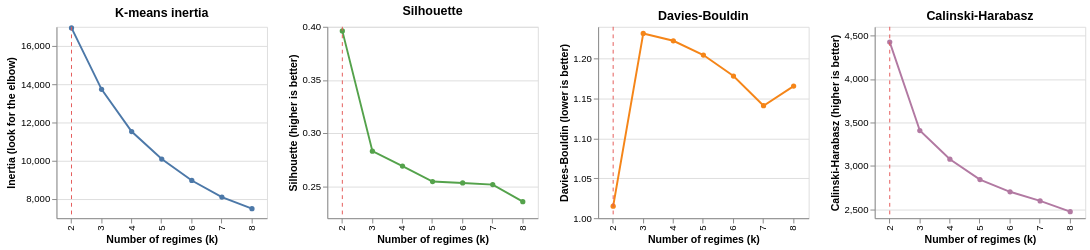

Here is the notebook cell this chart was saved with:
### Markdown cell above
## 8. Choice of k

Clustering uses the latent vector plus the daily price level (mean and standard deviation, z-scored on training days), because the scalograms only carry the intraday shape. It is fitted on the training days only and then assigns every day. Regimes are numbered by ascending mean real price, so regime 0 is always the cheapest and labels are comparable across models.

The table is the same for every k in `k_values`, so it is computed once. For each k on the training days it shows the inertia (k-means, look for the elbow) or the BIC (GMM, lower is better), silhouette (higher is better), Davies-Bouldin (lower is better) and Calinski-Harabasz (higher is better). These only measure separation. Persistence and the regime profiles are in section 10.

### Code cell
selection = select_k(features, train_idx, config["clustering"], config["k_range"], config["seed"])
selection_table = exp.selection_table(selection)
print(selection_table)
save_all(run_dirs, exp.save_table, "k_selection", selection_table, show=False)
selection_chart(selection, config["k_values"][0])

### Figure 1 — Vega specification as saved in the notebook (floating-point values rounded to 4 significant figures)
{"$schema": "https://vega.github.io/schema/vega/v5.json", "data": [{"name": "source_0", "values": [{"inertia": 16940.0, "k": 2}, {"inertia": 13730.0, "k": 3}, {"inertia": 11530.0, "k": 4}, {"inertia": 10090.0, "k": 5}, {"inertia": 8971.0, "k": 6}, {"inertia": 8102.0, "k": 7}, {"inertia": 7495.0, "k": 8}]}, {"name": "source_1", "values": [{"k": 2}]}, {"name": "source_2", "values": [{"k": 2, "silhouette": 0.3962}, {"k": 3, "silhouette": 0.283}, {"k": 4, "silhouette": 0.269}, {"k": 5, "silhouette": 0.2545}, {"k": 6, "silhouette": 0.2532}, {"k": 7, "silhouette": 0.2516}, {"k": 8, "silhouette": 0.2356}]}, {"name": "source_3", "values": [{"k": 2}]}, {"name": "source_4", "values": [{"davies_bouldin": 1.015, "k": 2}, {"davies_bouldin": 1.232, "k": 3}, {"davies_bouldin": 1.222, "k": 4}, {"davies_bouldin": 1.205, "k": 5}, {"davies_bouldin": 1.178, "k": 6}, {"davies_bouldin": 1.141, "k": 7}, {"davies_bouldin": 1.166, "k": 8}]}, {"name": "source_5", "values": [{"k": 2}]}, {"name": "source_6", "values": [{"calinski_harabasz": 4424.0, "k": 2}, {"calinski_harabasz": 3408.0, "k": 3}, {"calinski_harabasz": 3078.0, "k": 4}, {"calinski_harabasz": 2844.0, "k": 5}, {"calinski_harabasz": 2704.0, "k": 6}, {"calinski_harabasz": 2599.0, "k": 7}, {"calinski_harabasz": 2474.0, "k": 8}]}, {"name": "source_7", "values": [{"k": 2}]}, {"name": "data_0", "values": [{"inertia": 16940.0, "k": 2}, {"inertia": 13730.0, "k": 3}, {"inertia": 11530.0, "k": 4}, {"inertia": 10090.0, "k": 5}, {"inertia": 8971.0, "k": 6}, {"inertia": 8102.0, "k": 7}, {"inertia": 7495.0, "k": 8}]}, {"name": "data_1", "values": [{"k": 2, "silhouette": 0.3962}, {"k": 3, "silhouette": 0.283}, {"k": 4, "silhouette": 0.269}, {"k": 5, "silhouette": 0.2545}, {"k": 6, "silhouette": 0.2532}, {"k": 7, "silhouette": 0.2516}, {"k": 8, "silhouette": 0.2356}]}, {"name": "data_2", "values": [{"davies_bouldin": 1.015, "k": 2}, {"davies_bouldin": 1.232, "k": 3}, {"davies_bouldin": 1.222, "k": 4}, {"davies_bouldin": 1.205, "k": 5}, {"davies_bouldin": 1.178, "k": 6}, {"davies_bouldin": 1.141, "k": 7}, {"davies_bouldin": 1.166, "k": 8}]}, {"name": "data_3", "values": [{"calinski_harabasz": 4424.0, "k": 2}, {"calinski_harabasz": 3408.0, "k": 3}, {"calinski_harabasz": 3078.0, "k": 4}, {"calinski_harabasz": 2844.0, "k": 5}, {"calinski_harabasz": 2704.0, "k": 6}, {"calinski_harabasz": 2599.0, "k": 7}, {"calinski_harabasz": 2474.0, "k": 8}]}, {"name": "source_0_concat_0_x_domain_k_0", "values": [{"k": 2}, {"k": 3}, {"k": 4}, {"k": 5}, {"k": 6}, {"k": 7}, {"k": 8}]}, {"name": "data_0_concat_0_x_domain_k_1", "values": [{"k": 2}, {"k": 3}, {"k": 4}, {"k": 5}, {"k": 6}, {"k": 7}, {"k": 8}]}, {"name": "source_1_concat_0_x_domain_k_2", "values": [{"k": 2}]}, {"name": "source_2_concat_1_x_domain_k_0", "values": [{"k": 2}, {"k": 3}, {"k": 4}, {"k": 5}, {"k": 6}, {"k": 7}, {"k": 8}]}, {"name": "data_1_concat_1_x_domain_k_1", "values": [{"k": 2}, {"k": 3}, {"k": 4}, {"k": 5}, {"k": 6}, {"k": 7}, {"k": 8}]}, {"name": "source_3_concat_1_x_domain_k_2", "values": [{"k": 2}]}, {"name": "source_4_concat_2_x_domain_k_0", "values": [{"k": 2}, {"k": 3}, {"k": 4}, {"k": 5}, {"k": 6}, {"k": 7}, {"k": 8}]}, {"name": "data_2_concat_2_x_domain_k_1", "values": [{"k": 2}, {"k": 3}, {"k": 4}, {"k": 5}, {"k": 6}, {"k": 7}, {"k": 8}]}, {"name": "source_5_concat_2_x_domain_k_2", "values": [{"k": 2}]}, {"name": "source_6_concat_3_x_domain_k_0", "values": [{"k": 2}, {"k": 3}, {"k": 4}, {"k": 5}, {"k": 6}, {"k": 7}, {"k": 8}]}, {"name": "data_3_concat_3_x_domain_k_1", "values": [{"k": 2}, {"k": 3}, {"k": 4}, {"k": 5}, {"k": 6}, {"k": 7}, {"k": 8}]}, {"name": "source_7_concat_3_x_domain_k_2", "values": [{"k": 2}]}], "signals": [{"name": "childWidth", "value": 220}], "marks": [{"type": "group", "name": "concat_0_group", "encode": {"update": {"width": {"signal": "childWidth"}, "height": {"signal": "height"}}}, "marks": [{"type": "line", "name": "concat_0_layer_0_layer_0_marks", "from": {"data": "source_0"}, "sort": {"field": "x"}, "encode": {"update": {"y": {"field": "inertia", "scale": "concat_0_y"}, "stroke": {"value": "#4c78a8"}, "defined": {"signal": "isValid(datum[\"inertia\"]) && isFinite(+datum[\"inertia\"])"}, "x": {"field": "k", "scale": "concat_0_x", "band": 0.5}}}, "style": ["line"]}, {"type": "symbol", "name": "concat_0_layer_0_layer_1_marks", "from": {"data": "data_0"}, "encode": {"update": {"x": {"field": "k", "scale": "concat_0_x", "band": 0.5}, "opacity": {"value": 1}, "y": {"field": "inertia", "scale": "concat_0_y"}, "fill": {"value": "#4c78a8"}}}, "style": ["point"]}, {"type": "rule", "name": "concat_0_layer_1_marks", "from": {"data": "source_1"}, "encode": {"update": {"x": {"field": "k", "scale": "concat_0_x", "band": 0.5}, "y": {"value": 0}, "y2": {"field": {"signal": null, "datum": null, "group": "height", "parent": null}}, "strokeDash": {"value": [4, 4]}, "stroke": {"value": "#e45756"}}}, "style": ["rule"]}], "axes": [{"scale": "concat_0_y", "grid": true, "maxExtent": 0, "ticks": false, "gridScale": "concat_0_x", "tickCount": {"signal": "ceil(height/40)"}, "orient": "left", "minExtent": 0, "aria": false, "domain": false, "zindex": 0, "labels": false}, {"scale": "concat_0_x", "labelAngle": 270, "grid": false, "labelBaseline": "middle", "orient": "bottom", "labelAlign": "right", "zindex": 0, "title": "Number of regimes (k)"}, {"scale": "concat_0_y", "zindex": 0, "orient": "left", "grid": false, "title": "Inertia (look for the elbow)", "labelOverlap": true, "tickCount": {"signal": "ceil(height/40)"}}], "title": {"text": "K-means inertia", "frame": "group"}, "style": "cell"}, {"type": "group", "name": "concat_1_group", "encode": {"update": {"width": {"signal": "childWidth"}, "height": {"signal": "height"}}}, "marks": [{"type": "line", "name": "concat_1_layer_0_layer_0_marks", "from": {"data": "source_2"}, "sort": {"field": "x"}, "encode": {"update": {"stroke": {"value": "#54a24b"}, "x": {"field": "k", "scale": "concat_1_x", "band": 0.5}, "defined": {"signal": "isValid(datum[\"silhouette\"]) && isFinite(+datum[\"silhouette\"])"}, "y": {"field": "silhouette", "scale": "concat_1_y"}}}, "style": ["line"]}, {"type": "symbol", "name": "concat_1_layer_0_layer_1_marks", "from": {"data": "data_1"}, "encode": {"update": {"opacity": {"value": 1}, "y": {"field": "silhouette", "scale": "concat_1_y"}, "x": {"field": "k", "scale": "concat_1_x", "band": 0.5}, "fill": {"value": "#54a24b"}}}, "style": ["point"]}, {"type": "rule", "name": "concat_1_layer_1_marks", "from": {"data": "source_3"}, "encode": {"update": {"stroke": {"value": "#e45756"}, "x": {"field": "k", "scale": "concat_1_x", "band": 0.5}, "strokeDash": {"value": [4, 4]}, "y2": {"field": {"signal": null, "datum": null, "group": "height", "parent": null}}, "y": {"value": 0}}}, "style": ["rule"]}], "axes": [{"scale": "concat_1_y", "maxExtent": 0, "grid": true, "tickCount": {"signal": "ceil(height/40)"}, "labels": false, "orient": "left", "aria": false, "gridScale": "concat_1_x", "domain": false, "minExtent": 0, "ticks": false, "zindex": 0}, {"scale": "concat_1_x", "labelBaseline": "middle", "zindex": 0, "orient": "bottom", "grid": false, "labelAlign": "right", "title": "Number of regimes (k)", "labelAngle": 270}, {"scale": "concat_1_y", "tickCount": {"signal": "ceil(height/40)"}, "zindex": 0, "title": "Silhouette (higher is better)", "grid": false, "labelOverlap": true, "orient": "left"}], "title": {"text": "Silhouette", "frame": "group"}, "style": "cell"}, {"type": "group", "name": "concat_2_group", "encode": {"update": {"width": {"signal": "childWidth"}, "height": {"signal": "height"}}}, "marks": [{"type": "line", "name": "concat_2_layer_0_layer_0_marks", "from": {"data": "source_4"}, "sort": {"field": "x"}, "encode": {"update": {"defined": {"signal": "isValid(datum[\"davies_bouldin\"]) && isFinite(+datum[\"davies_bouldin\"])"}, "stroke": {"value": "#f58518"}, "x": {"field": "k", "scale": "concat_2_x", "band": 0.5}, "y": {"field": "davies_bouldin", "scale": "concat_2_y"}}}, "style": ["line"]}, {"type": "symbol", "name": "concat_2_layer_0_layer_1_marks", "from": {"data": "data_2"}, "encode": {"update": {"x": {"field": "k", "scale": "concat_2_x", "band": 0.5}, "opacity": {"value": 1}, "y": {"field": "davies_bouldin", "scale": "concat_2_y"}, "fill": {"value": "#f58518"}}}, "style": ["point"]}, {"type": "rule", "name": "concat_2_layer_1_marks", "from": {"data": "source_5"}, "encode": {"update": {"y": {"value": 0}, "strokeDash": {"value": [4, 4]}, "x": {"field": "k", "scale": "concat_2_x", "band": 0.5}, "y2": {"field": {"signal": null, "datum": null, "group": "height", "parent": null}}, "stroke": {"value": "#e45756"}}}, "style": ["rule"]}], "axes": [{"scale": "concat_2_y", "aria": false, "grid": true, "labels": false, "maxExtent": 0, "orient": "left", "domain": false, "zindex": 0, "gridScale": "concat_2_x", "minExtent": 0, "ticks": false, "tickCount": {"signal": "ceil(height/40)"}}, {"scale": "concat_2_x", "labelBaseline": "middle", "orient": "bottom", "grid": false, "labelAlign": "right", "title": "Number of regimes (k)", "zindex": 0, "labelAngle": 270}, {"scale": "concat_2_y", "grid": false, "title": "Davies-Bouldin (lower is better)", "orient": "left", "labelOverlap": true, "tickCount": {"signal": "ceil(height/40)"}, "zindex": 0}], "title": {"text": "Davies-Bouldin", "frame": "group"}, "style": "cell"}, {"type": "group", "name": "concat_3_group", "encode": {"update": {"width": {"signal": "childWidth"}, "height": {"signal": "height"}}}, "marks": [{"type": "line", "name": "concat_3_layer_0_layer_0_marks", "from": {"data": "source_6"}, "sort": {"field": "x"}, "encode": {"update": {"defined": {"signal": "isValid(datum[\"calinski_harabasz\"]) && isFinite(+datum[\"calinski_harabasz\"])"}, "y": {"field": "calinski_harabasz", "scale": "concat_3_y"}, "x": {"field": "k", "scale": "concat_3_x", "band": 0.5}, "stroke": {"value": "#b279a2"}}}, "style": ["line"]}, {"type": "symbol", "name": "concat_3_layer_0_layer_1_marks", "from": {"data": "data_3"}, "encode": {"update": {"fill": {"value": "#b279a2"}, "opacity": {"value": 1}, "x": {"field": "k", "scale": "concat_3_x", "band": 0.5}, "y": {"field": "calinski_harabasz", "scale": "concat_3_y"}}}, "style": ["point"]}, {"type": "rule", "name": "concat_3_layer_1_marks", "from": {"data": "source_7"}, "encode": {"update": {"strokeDash": {"value": [4, 4]}, "stroke": {"value": "#e45756"}, "x": {"field": "k", "scale": "concat_3_x", "band": 0.5}, "y2": {"field": {"signal": null, "datum": null, "group": "height", "parent": null}}, "y": {"value": 0}}}, "style": ["rule"]}], "axes": [{"scale": "concat_3_y", "maxExtent": 0, "ticks": false, "zindex": 0, "aria": false, "orient": "left", "grid": true, "gridScale": "concat_3_x", "labels": false, "minExtent": 0, "domain": false, "tickCount": {"signal": "ceil(height/40)"}}, {"scale": "concat_3_x", "labelAlign": "right", "labelBaseline": "middle", "zindex": 0, "title": "Number of regimes (k)", "grid": false, "labelAngle": 270, "orient": "bottom"}, {"scale": "concat_3_y", "grid": false, "zindex": 0, "orient": "left", "tickCount": {"signal": "ceil(height/40)"}, "title": "Calinski-Harabasz (higher is better)", "labelOverlap": true}], "title": {"text": "Calinski-Harabasz", "frame": "group"}, "style": "cell"}], "scales": [{"name": "concat_0_x", "type": "band", "domain": {"fields": [{"data": "source_0_concat_0_x_domain_k_0", "field": "k"}, {"data": "data_0_concat_0_x_domain_k_1", "field": "k"}, {"data": "source_1_concat_0_x_domain_k_2", "field": "k"}], "sort": true}, "range": [0, {"signal": "childWidth"}], "paddingOuter": 0, "paddingInner": 0}, {"name": "concat_0_y", "type": "linear", "domain": {"fields": [{"data": "source_0", "field": "inertia"}, {"data": "data_0", "field": "inertia"}]}, "range": [{"signal": "height"}, 0], "nice": true, "zero": false}, {"name": "concat_1_x", "type": "band", "domain": {"fields": [{"data": "source_2_concat_1_x_domain_k_0", "field": "k"}, {"data": "data_1_concat_1_x_domain_k_1", "field": "k"}, {"data": "source_3_concat_1_x_domain_k_2", "field": "k"}], "sort": true}, "range": [0, {"signal": "childWidth"}], "paddingOuter": 0, "paddingInner": 0}, {"name": "concat_1_y", "type": "linear", "domain": {"fields": [{"data": "source_2", "field": "silhouette"}, {"data": "data_1", "field": "silhouette"}]}, "range": [{"signal": "height"}, 0], "nice": true, "zero": false}, {"name": "concat_2_x", "type": "band", "domain": {"fields": [{"data": "source_4_concat_2_x_domain_k_0", "field": "k"}, {"data": "data_2_concat_2_x_domain_k_1", "field": "k"}, {"data": "source_5_concat_2_x_domain_k_2", "field": "k"}], "sort": true}, "range": [0, {"signal": "childWidth"}], "paddingInner": 0, "paddingOuter": 0}, {"name": "concat_2_y", "type": "linear", "domain": {"fields": [{"data": "source_4", "field": "davies_bouldin"}, {"data": "data_2", "field": "davies_bouldin"}]}, "range": [{"signal": "height"}, 0], "nice": true, "zero": false}, {"name": "concat_3_x", "type": "band", "domain": {"fields": [{"data": "source_6_concat_3_x_domain_k_0", "field": "k"}, {"data": "data_3_concat_3_x_domain_k_1", "field": "k"}, {"data": "source_7_concat_3_x_domain_k_2", "field": "k"}], "sort": true}, "range": [0, {"signal": "childWidth"}], "paddingOuter": 0, "paddingInner": 0}, {"name": "concat_3_y", "type": "linear", "domain": {"fields": [{"data": "source_6", "field": "calinski_harabasz"}, {"data": "data_3", "field": "calinski_harabasz"}]}, "range": [{"signal": "height"}, 0], "zero": false, "nice": true}], "height": 200, "background": "white", "padding": 5, "layout": {"padding": 20, "bounds": "full", "align": "each"}}
